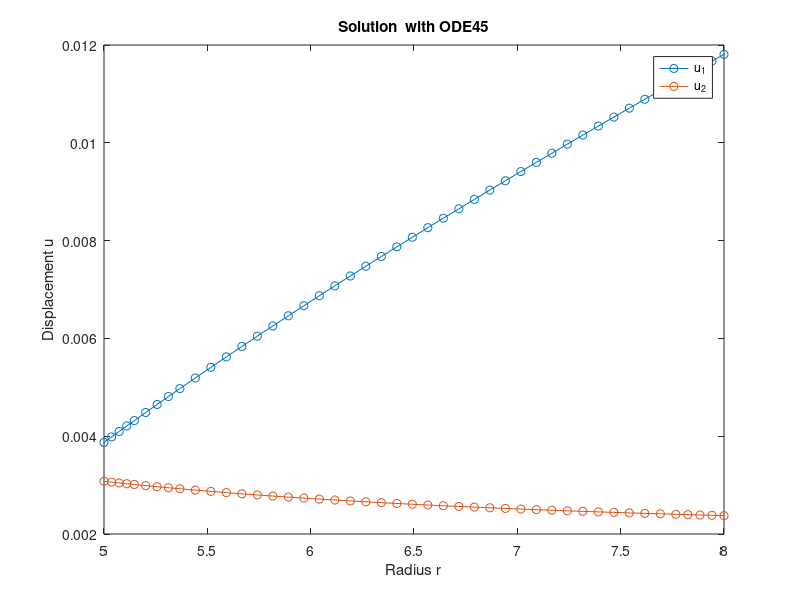

Here is the MATLAB script that generated this plot:
% function dudt = f(r, u)
% dudt = [u(2); u(1)/r^2 - u(2)/r];
% end
F = @(r,u) [u(2); u(1)/r^2 - u(2)/r];
[r, u] = ode45(F, [5 8], [0.0038731; 0.0030769]);
plot(r,u(:,1),'-o',r,u(:,2),'-o')
title('Solution  with ODE45');
xlabel('Radius r');
ylabel('Displacement u');
legend('u_1','u_2')